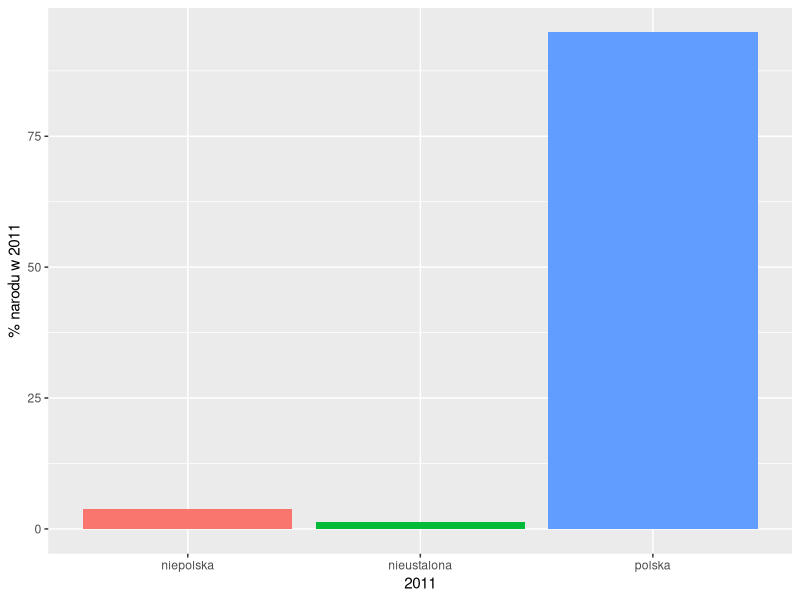
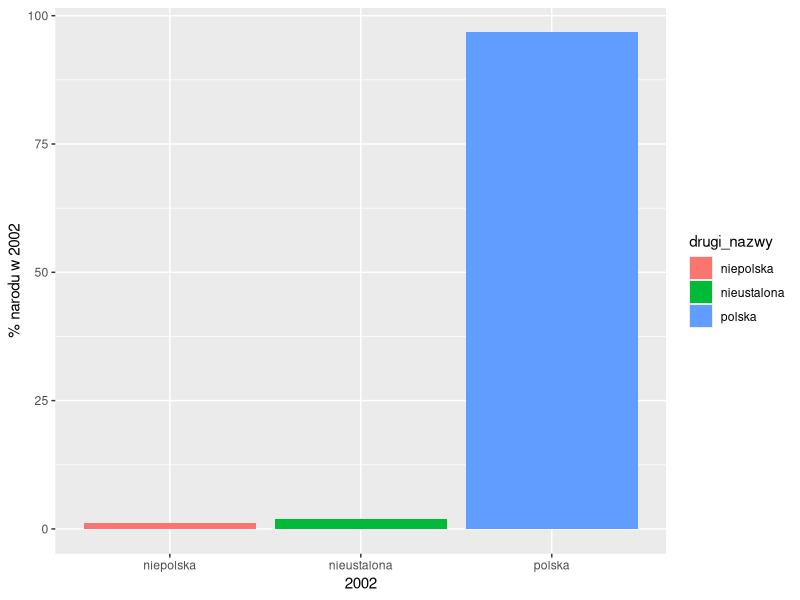

These figures' R source, in order: (Note: this script raises an error after producing the figures.)
library(gridExtra)
library(ggplot2)

drugi_nazwy <- c("polska", "niepolska", "nieustalona")
drugi_wartosci <- c((36983.7/38230.1*100), 471.5/38230.1*100, 774.9/38230.1*100)
drugi <- data.frame(drugi_nazwy, drugi_wartosci)
drugi

jedenasty_nazwy <- c("polska", "niepolska", "nieustalona")
jedenasty_wartosci <- c(36522.2/38511.8*100, 1467.7/38511.8*100, 521.9/38511.8*100)
jedenasty <- data.frame(jedenasty_nazwy, jedenasty_wartosci)
jedenasty


jedenascie <- ggplot(data=jedenasty, aes(x=jedenasty_nazwy, y=jedenasty_wartosci, fill=jedenasty_nazwy))+
              geom_bar(stat = "identity")+
              xlab("2011")+
              ylab("% narodu w 2011")+
              theme(legend.position = "none")

jedenascie
dwa <- ggplot(data=drugi, aes(x=drugi_nazwy, y=drugi_wartosci, fill=drugi_nazwy))+
       geom_bar(stat="identity")+
       xlab("2002")+
       ylab("% narodu w 2002")
dwa  


grid.arrange(dwa + theme(legend.position = "none"), jedenascie, ncol=2, 
              top = textGrob("Identyfikacja narodowo-etniczna",gp=gpar(fontsize=15,font=3)))


